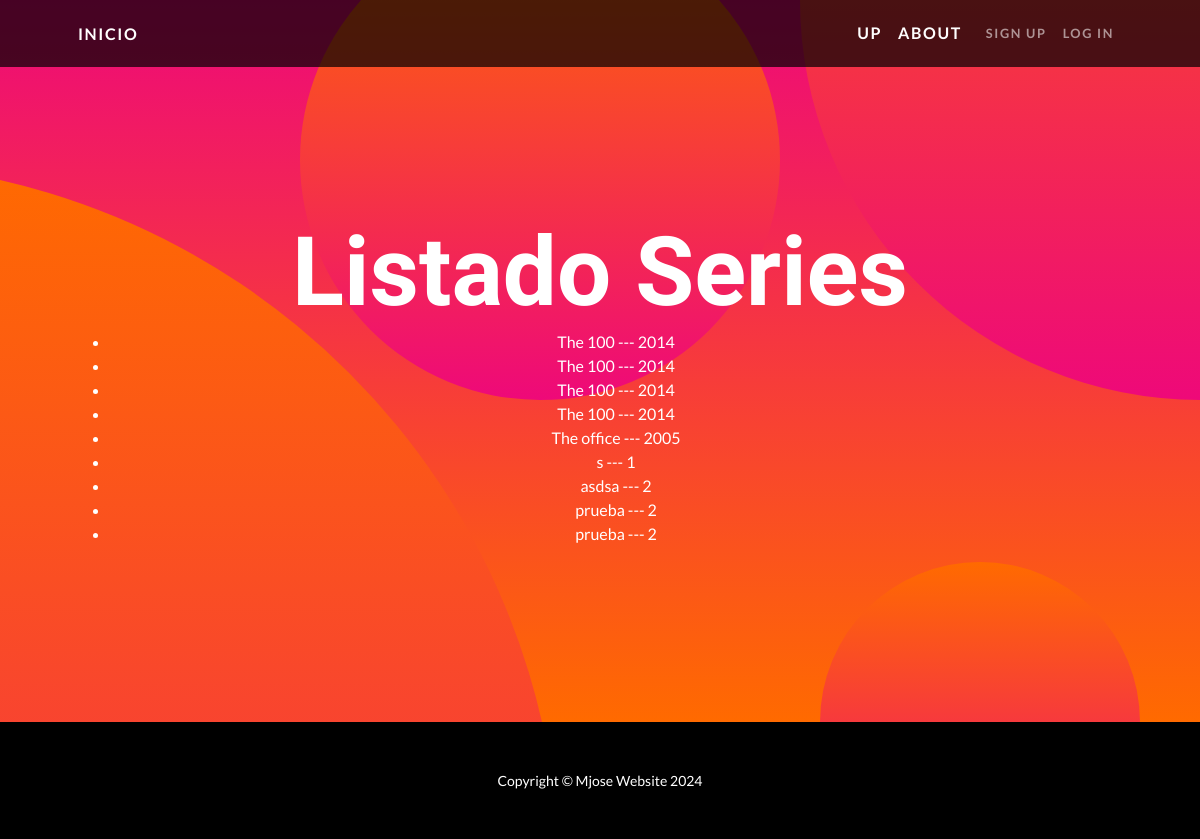
The app's page /listaserie/, older data.
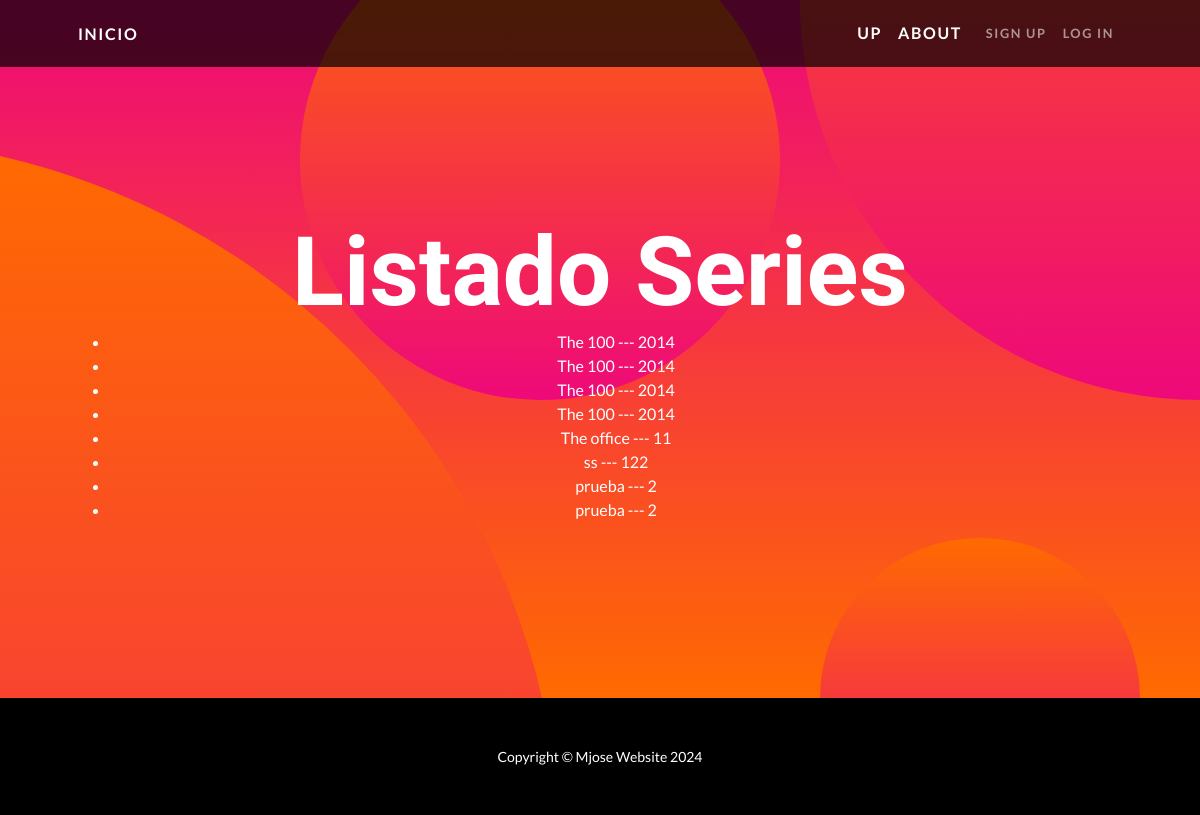
The same page, newer data.
### AppPeliculas/models.py (models this page shows)
class serie(models.Model):
    def __str__(self):
        return f"{self.nombre} --- {self.año}"
    nombre = models.CharField(max_length=40)
    año = models.IntegerField()
    temporadas = models.CharField(max_length=40)

### AppPeliculas/views.py (the view)
# urls.py: path("listaserie/", lista_serie, name="lista_serie" ),
def lista_serie (request):
    mis_series = serie.objects.all()
    info = {"series":mis_series}
    return render(request,"listado_serie.html",info)

### AppPeliculas/templates/Listado_serie.html
{% extends "padre_formulario.html" %}
{% block titulo %} Listado Series {% endblock %}
{% block formulario %}
<ul>
{% for x in series %}
<li>{{x}}</li>
{% endfor %}
</ul>
{% endblock %}

Row changes from the older to the newer data that the page shows:
removed serie: nombre+año "asdsa --- 2"
changed serie: nombre+año "The office --- 2005" → "The office --- 11"
changed serie (number 6 of 8 on the later page): nombre+año "s --- 1" → "ss --- 122"
